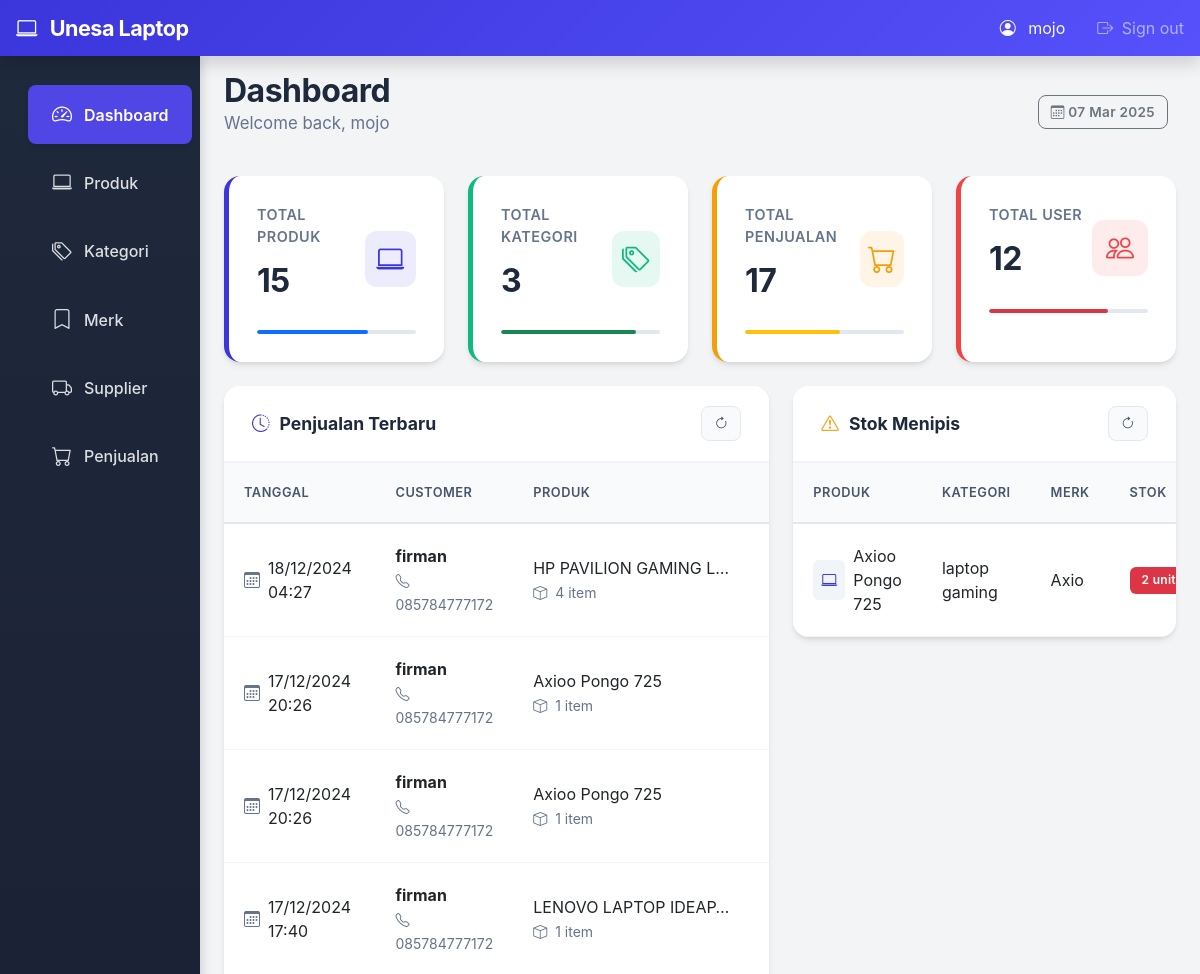
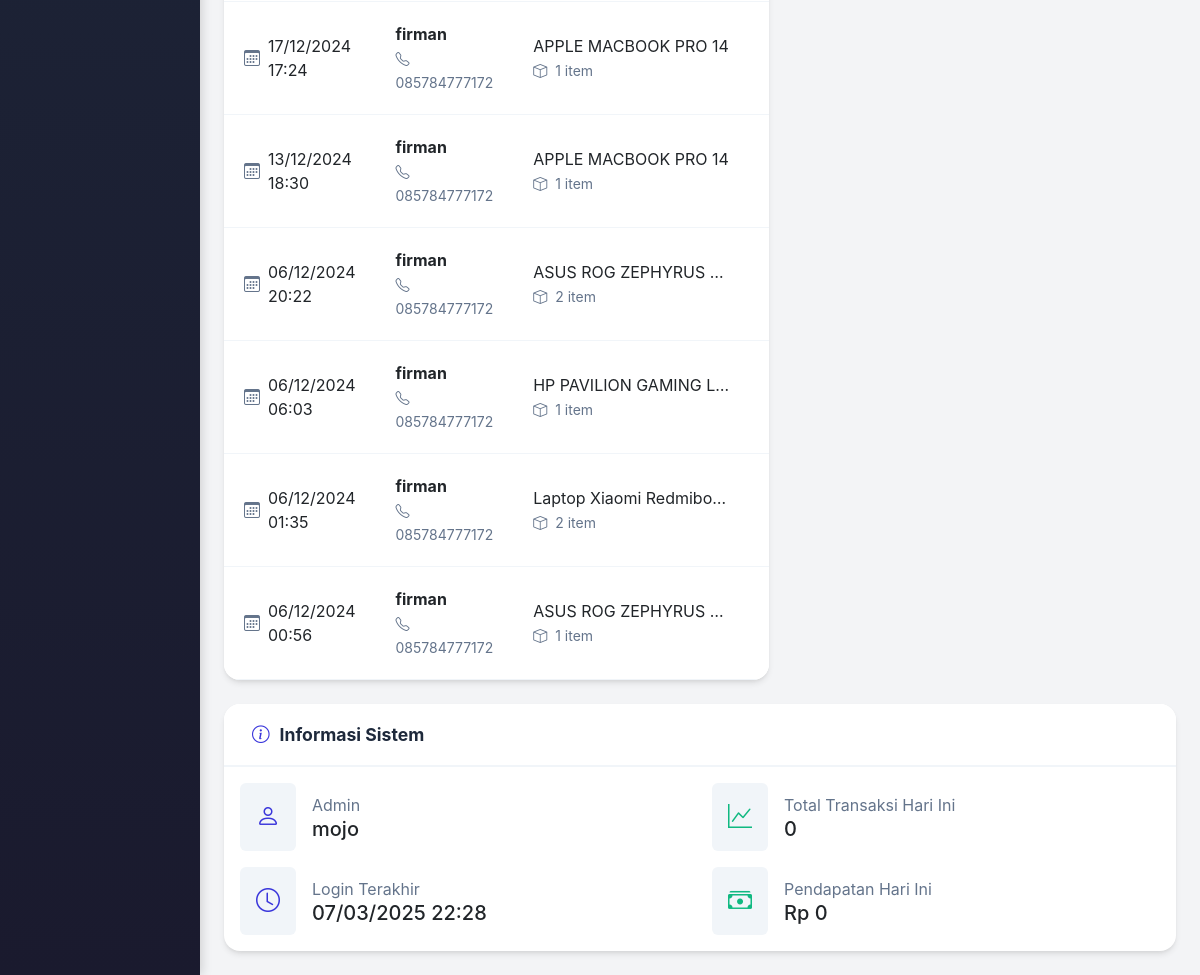
/admin/index.php (signed in), run on an earlier commit of the app's database (2 pictures, top to bottom).
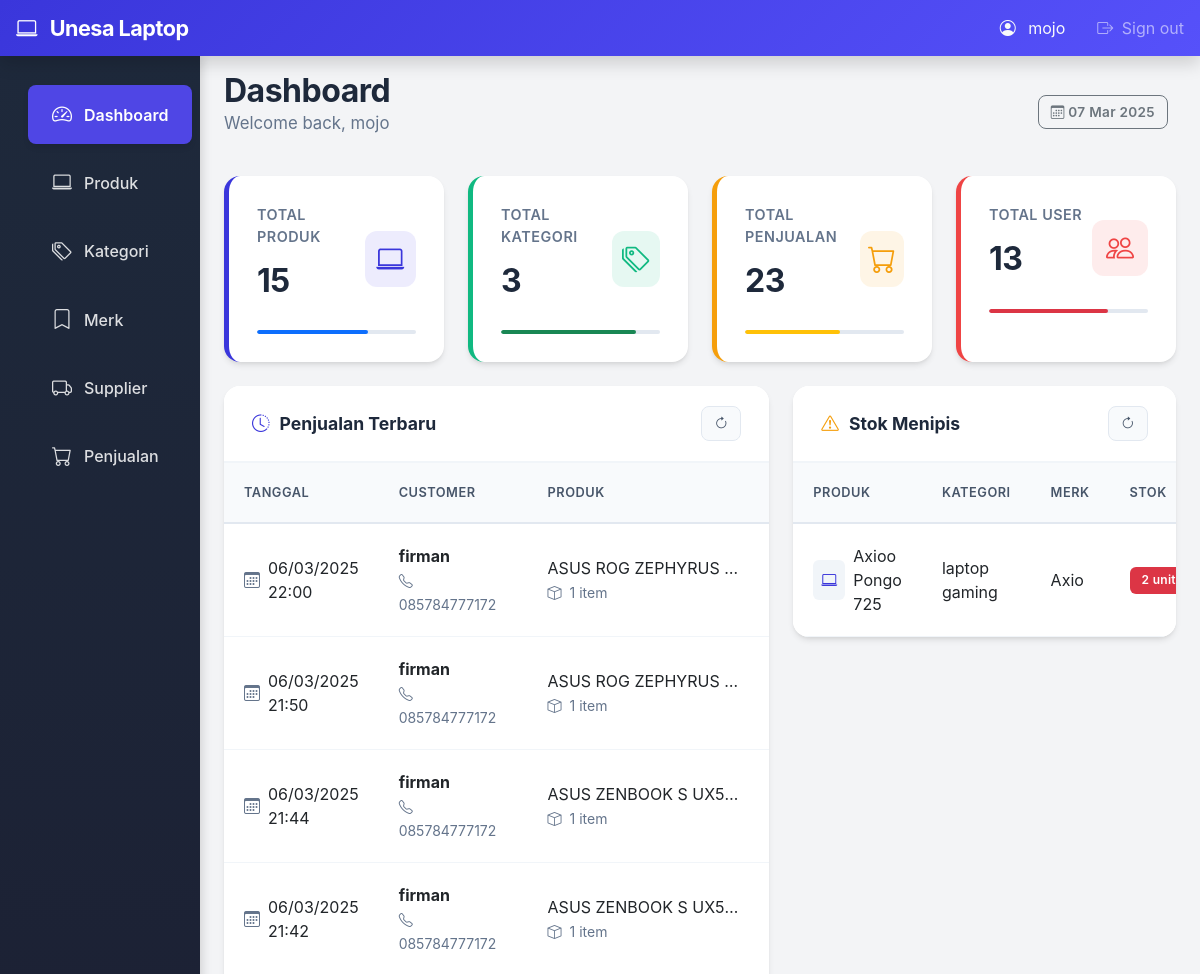
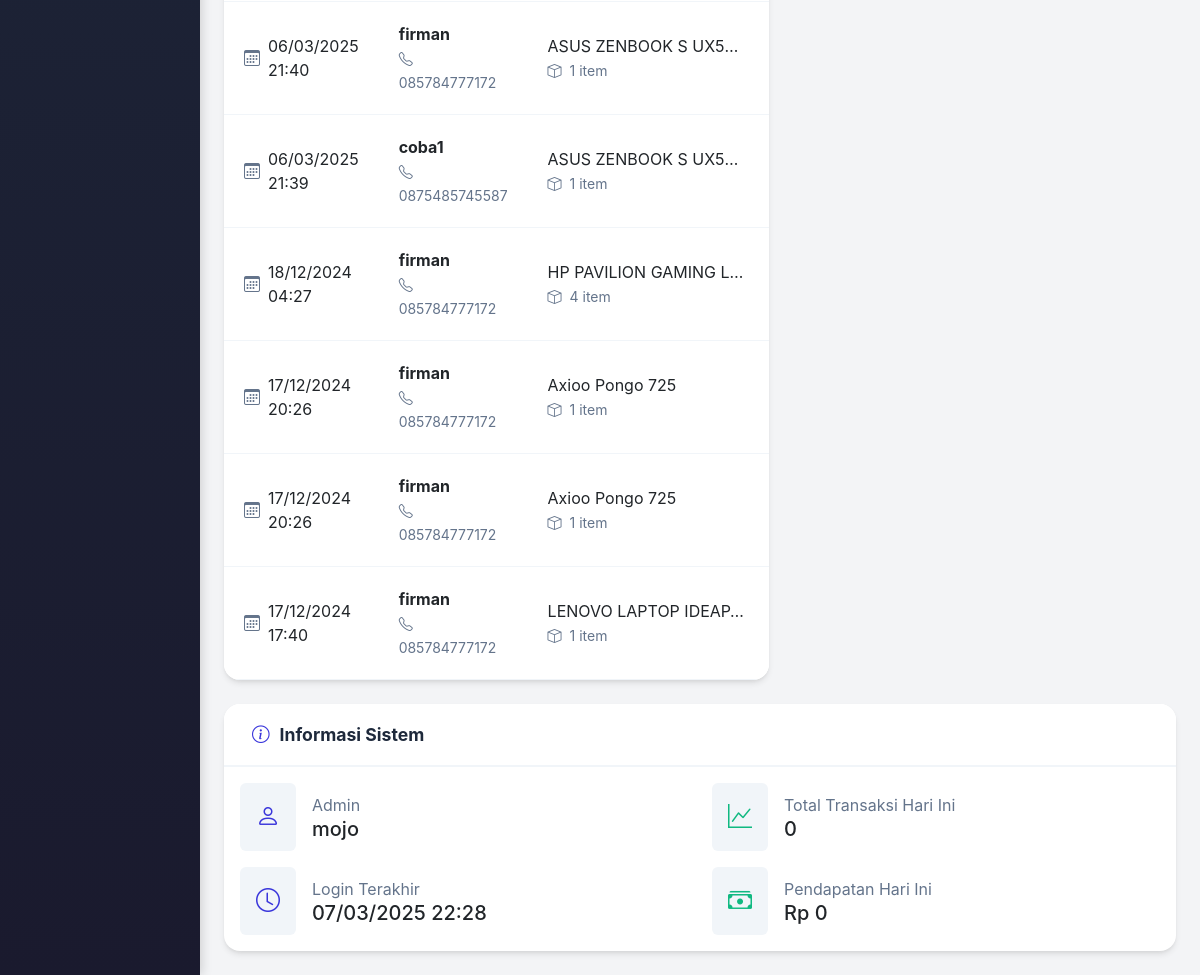
And on a later commit of the database (2 pictures, top to bottom).
### tables this page shows
CREATE TABLE `tb_penjualan` (
  `penjualan_id` int(11) NOT NULL,
  `admin_id` int(11) DEFAULT NULL,
  `tanggal` timestamp NOT NULL DEFAULT current_timestamp(),
  `bayar` decimal(10,2) DEFAULT NULL,
  `total` decimal(10,2) DEFAULT NULL,
  `kembalian` decimal(10,2) DEFAULT NULL
);

CREATE TABLE `tb_barang` (
  `barang_id` int(11) NOT NULL,
  `merk_id` int(11) DEFAULT NULL,
  `kategori_id` int(11) DEFAULT NULL,
  `nama_barang` varchar(255) NOT NULL,
  `jenis_barang` varchar(255) DEFAULT NULL,
  `gambar` varchar(255) NOT NULL,
  `harga_beli` decimal(10,2) DEFAULT NULL,
  `harga_jual` decimal(10,2) DEFAULT NULL,
  `stok` int(11) DEFAULT NULL
);

CREATE TABLE `tb_kategori` (
  `kategori_id` int(11) NOT NULL,
  `nama_kategori` varchar(255) NOT NULL
);

CREATE TABLE `tb_merk` (
  `merk_id` int(11) NOT NULL,
  `nama_merk` varchar(255) NOT NULL,
  `deskripsi` varchar(255) DEFAULT NULL
);

### config/koneksi.php (called while the page is built, shortened)
<?php
$host = 'localhost';
$username = 'root';
$password = '';
$database = 'toko_db';
$conn = mysqli_connect($host, $username, $password, $database);
function query($query) {
    global $conn;
    $result = mysqli_query($conn, $query);
    $rows = [];
    while ($row = mysqli_fetch_assoc($result)) {
        $rows[] = $row;
    }
    return $rows;
}
?>

### admin/index.php (the view, shortened to what the changed rows need)
<?php
require_once '../config/koneksi.php';
$total_penjualan = query("SELECT COUNT(*) as total FROM tb_penjualan")[0]['total'];
$total_user = query("SELECT COUNT(*) as total FROM tb_user")[0]['total'];
$recent_sales = query("SELECT p.*, a.nama as admin_name, u.nama as nama_user, u.telepon,
                      pb.jenis_pembayaran, SUM(dp.subtotal) as total,
                      GROUP_CONCAT(b.nama_barang SEPARATOR ', ') as produk_dibeli,
                      COUNT(dp.barang_id) as jumlah_item
                      FROM tb_penjualan p
                      LEFT JOIN tb_admin a ON p.admin_id = a.admin_id
                      LEFT JOIN tb_pembelian pmb ON p.penjualan_id = pmb.id_pembelian
                      LEFT JOIN tb_user u ON pmb.user_id = u.user_id
                      LEFT JOIN tb_pembayaran pb ON pmb.pembayaran_id = pb.pembayaran_id
                      LEFT JOIN tb_detail_penjualan dp ON p.penjualan_id = dp.penjualan_id
                      LEFT JOIN tb_barang b ON dp.barang_id = b.barang_id
                      GROUP BY p.penjualan_id
                      ORDER BY p.tanggal DESC
                      LIMIT 10");
$low_stock = query("SELECT b.*, k.nama_kategori, m.nama_merk
                   FROM tb_barang b
                   LEFT JOIN tb_kategori k ON b.kategori_id = k.kategori_id
                   LEFT JOIN tb_merk m ON b.merk_id = m.merk_id
                   WHERE b.stok < 5
                   ORDER BY b.stok ASC");
?>
<!DOCTYPE html>
<html lang="en">
<head>
    <link href="https://cdn.jsdelivr.net/npm/bootstrap@5.3.0/dist/css/bootstrap.min.css" rel="stylesheet">
    <link rel="stylesheet" href="https://cdn.jsdelivr.net/npm/bootstrap-icons@1.7.2/font/bootstrap-icons.css">
</head>
<body>
    <div class="container-fluid">
        <div class="row">
            <main class="col-md-9 ms-sm-auto col-lg-10 px-md-4 animate-fade-in">
                <div class="d-flex justify-content-between flex-wrap flex-md-nowrap align-items-center pt-3 pb-2 mb-3">
                    <div>
                        <h1 class="h2 mb-0">Dashboard</h1>
                    </div>
                </div>
                <div class="row g-4 mb-4">
                    <div class="col-xl-3 col-md-6">
                        <div class="card stat-card warning h-100">
                            <div class="card-body">
                                <div class="d-flex justify-content-between align-items-center">
                                    <div>
                                        <div class="stat-label">Total Penjualan</div>
                                        <div class="stat-value"><?= $total_penjualan ?></div>
                                    </div>
                                </div>
                            </div>
                        </div>
                    </div>
                    <div class="col-xl-3 col-md-6">
                        <div class="card stat-card danger h-100">
                            <div class="card-body">
                                <div class="d-flex justify-content-between align-items-center">
                                    <div>
                                        <div class="stat-label">Total User</div>
                                        <div class="stat-value"><?= $total_user ?></div>
                                    </div>
                                </div>
                            </div>
                        </div>
                    </div>
                </div>
                <div class="row g-4">
                    <div class="col-lg-7">
                        <div class="card table-card mb-4">
                            <div class="card-body p-0">
                                <div class="table-responsive">
                                    <table class="table table-hover align-middle">
                                        <thead>
                                            <tr>
                                                <th>Tanggal</th>
                                                <th>Customer</th>
                                                <th>Produk</th>
                                                <th>Total</th>
                                            </tr>
                                        </thead>
                                        <tbody>
                                            <?php foreach ($recent_sales as $sale) : ?>
                                            <tr>
                                                <td>
                                                    <div class="d-flex align-items-center">
                                                        <i class="bi bi-calendar3 text-muted me-2"></i>
                                                        <?= date('d/m/Y H:i', strtotime($sale['tanggal'])) ?>
                                                    </div>
                                                </td>
                                                <td>
                                                    <div>
                                                        <div class="fw-bold"><?= htmlspecialchars($sale['nama_user'] ?? 'User tidak ditemukan') ?></div>
                                                        <small class="text-muted">
                                                            <i class="bi bi-telephone me-1"></i>
                                                            <?= htmlspecialchars($sale['telepon'] ?? '-') ?>
                                                        </small>
                                                    </div>
                                                </td>
                                                <td>
                                                    <div>
                                                        <div class="text-truncate" style="max-width: 200px;">
                                                            <?= htmlspecialchars($sale['produk_dibeli']) ?>
                                                        </div>
                                                        <small class="text-muted">
                                                            <i class="bi bi-box me-1"></i>
                                                            <?= $sale['jumlah_item'] ?> item
                                                        </small>
                                                    </div>
                                                </td>
                                                <td>
                                                </td>
                                            </tr>
                                            <?php endforeach; ?>
                                        </tbody>
                                    </table>
                                </div>
                            </div>
                        </div>
                    </div>
                    <div class="col-lg-5">
                        <div class="card table-card mb-4">
                            <div class="card-body p-0">
                                <div class="table-responsive">
                                    <table class="table table-hover align-middle">
                                        <thead>
                                            <tr>
                                                <th>Produk</th>
                                                <th>Kategori</th>
                                                <th>Merk</th>
                                                <th>Stok</th>
                                            </tr>
                                        </thead>
                                        <tbody>
                                            <?php foreach ($low_stock as $item) : ?>
                                            <tr>
                                                <td>
                                                    <div class="d-flex align-items-center">
                                                        <div class="bg-light p-2 rounded me-2">
                                                            <i class="bi bi-laptop text-primary"></i>
                                                        </div>
                                                        <?= htmlspecialchars($item['nama_barang']) ?>
                                                    </div>
                                                </td>
                                                <td><?= htmlspecialchars($item['nama_kategori']) ?></td>
                                                <td><?= htmlspecialchars($item['nama_merk']) ?></td>
                                                <td>
                                                    <span class="badge bg-danger">
                                                        <?= $item['stok'] ?> unit
                                                    </span>
                                                </td>
                                            </tr>
                                            <?php endforeach; ?>
                                        </tbody>
                                    </table>
                                </div>
                            </div>
                        </div>
                    </div>
                </div>
            </main>
        </div>
    </div>
</body>
</html>

What changed in the data, as far as the page shows it:
no longer on this page (row unchanged): tb_penjualan: tanggal "17/12/2024 17:24", nama_user "firman", telepon "085784777172", produk_dibeli "APPLE MACBOOK PRO 14", jumlah_item "1"
no longer on this page (row unchanged): tb_penjualan: tanggal "13/12/2024 18:30", nama_user "firman", telepon "085784777172", produk_dibeli "APPLE MACBOOK PRO 14", jumlah_item "1"
no longer on this page (row unchanged): tb_penjualan: tanggal "06/12/2024 20:22", nama_user "firman", telepon "085784777172", produk_dibeli "ASUS ROG ZEPHYRUS…", jumlah_item "2"
no longer on this page (row unchanged): tb_penjualan: tanggal "06/12/2024 06:03", nama_user "firman", telepon "085784777172", produk_dibeli "HP PAVILION GAMING L…", jumlah_item "1"
no longer on this page (row unchanged): tb_penjualan: tanggal "06/12/2024 01:35", nama_user "firman", telepon "085784777172", produk_dibeli "Laptop Xiaomi Redmibo…", jumlah_item "2"
no longer on this page (row unchanged): tb_penjualan: tanggal "06/12/2024 00:56", nama_user "firman", telepon "085784777172", produk_dibeli "ASUS ROG ZEPHYRUS…", jumlah_item "1"
added tb_penjualan: tanggal "06/03/2025 22:00", nama_user "firman", telepon "085784777172", produk_dibeli "ASUS ROG ZEPHYRUS…", jumlah_item "1"
added tb_penjualan: tanggal "06/03/2025 21:50", nama_user "firman", telepon "085784777172", produk_dibeli "ASUS ROG ZEPHYRUS…", jumlah_item "1"
added tb_penjualan: tanggal "06/03/2025 21:44", nama_user "firman", telepon "085784777172", produk_dibeli "ASUS ZENBOOK S UX5…", jumlah_item "1"
added tb_penjualan: tanggal "06/03/2025 21:42", nama_user "firman", telepon "085784777172", produk_dibeli "ASUS ZENBOOK S UX5…", jumlah_item "1"
added tb_penjualan: tanggal "06/03/2025 21:40", nama_user "firman", telepon "085784777172", produk_dibeli "ASUS ZENBOOK S UX5…", jumlah_item "1"
added tb_penjualan: tanggal "06/03/2025 21:39", nama_user "coba1", telepon "0875485745587", produk_dibeli "ASUS ZENBOOK S UX5…", jumlah_item "1"
Also different on the page:
$total_penjualan: "17" → "23"
$total_user: "12" → "13"
